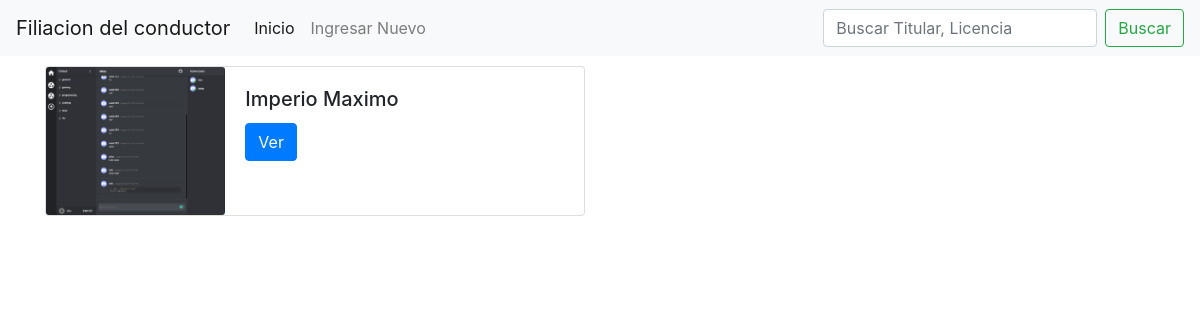
Page /buscar.php (signed in) on the committed database.
### tables this page shows
CREATE TABLE `filiacion` (
  `id` int(11) NOT NULL,
  `titular` varchar(255) DEFAULT NULL,
  `nacionalidad` varchar(255) DEFAULT NULL,
  `fechadenacimiento` date DEFAULT NULL,
  `domicilio` varchar(255) DEFAULT NULL,
  `licencia` int(11) DEFAULT NULL,
  `gruposanguinio` varchar(255) DEFAULT NULL,
  `rh` varchar(255) DEFAULT NULL,
  `disp` int(11) DEFAULT NULL,
  `expediente` int(11) DEFAULT NULL,
  `letra` varchar(255) DEFAULT NULL,
  `anio` int(11) DEFAULT NULL,
  `fecha` date DEFAULT NULL,
  `foto` text DEFAULT NULL,
  `cat` varchar(255) DEFAULT NULL
);

### buscar.php (the view, shortened to what this page needs)
<!DOCTYPE html>
<html lang="es">
<?php
require "header.php";
require "conexion.php";
$id = $_POST['buscar'];
$sqlMaxCodigo = "SELECT * FROM filiacion WHERE titular LIKE '%" . $id . "%' OR licencia LIKE '%" . $id . "%'";
$res = $conn->prepare($sqlMaxCodigo);
$res->execute();
?>
<body>
  <div class="container">
    <?php while ($re = $res->fetch(PDO::FETCH_ASSOC)) : ?>
      <div class="card mb-3" style="max-width: 540px;margin-top: 10px;">
        <div class="row no-gutters">
          <div class="col-md-4">
            <img src="<?php echo $re['foto']; ?>" class="card-img" alt="foto">
          </div>
          <div class="col-md-8">
            <div class="card-body">
              <h5 class="card-title"><?php echo $re['titular']; ?></h5>
              <a href="ver.php?id=<?php echo $re['id']; ?>" class="btn btn-primary">Ver</a>
            </div>
          </div>
        </div>
      </div>
    <?php endwhile; ?>
  </div>
</body>
</html>

### rows in the picture
filiacion: foto (picture), titular "Imperio Maximo"
